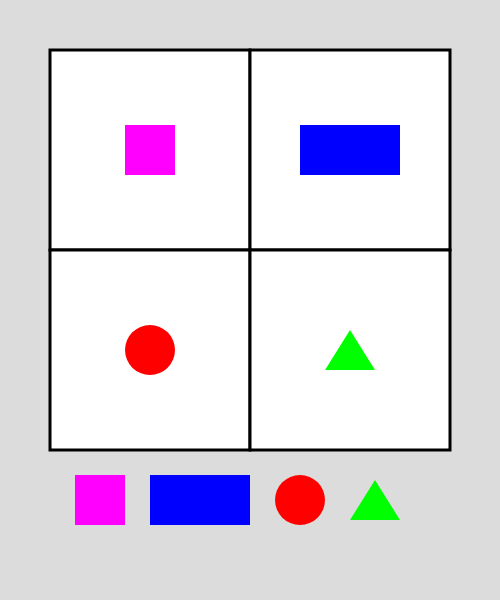
Frame 1 (no input)
Frame 60 (no input): identical to frame 1, image omitted
Frame 120 (the mouse pressed at the canvas centre since frame 60): identical to frame 1, image omitted

The p5.js sketch that drew this single still picture (run headless with seeded random() and noise() and a simulated clock; from frame 60 on, the mouse is pressed at the canvas centre):

// p5.js sketch
// ── sketch.js
//Arreglo de las casillas de fondo//
let casillas=[];

//Formas de las casillas//
let c1;
let r;
let c2;
let t;

//Formas movibles//
let cuadrado;
let rectangulo;
let circulo;
let triangulo;

function setup() {
  createCanvas(500, 600);
  //Creamos los espacio en el arreglo//
  casillas.push(new Prision(150,150));
  casillas.push(new Prision(350,150));
  casillas.push(new Prision(150,350));
  casillas.push(new Prision(350,350));

  //Definimos las formas dentro de las casillas//
  c1= new Cuadrado(100,500,50);
  r= new Rectangulo(200,500,50);
  c2= new Circulo(300,500,50);
  t= new Triangulo(350,520);

  //Definimos las formas que se mueven//
  cuadrado= new Cuadrado(150,150,50);
  rectangulo= new Rectangulo(350,150,50);
  circulo= new Circulo(150,350,50);
  triangulo= new Triangulo(325,370);

  
}

function draw() {
  background(220);
  //Pintamos las casillas del fondo//
  for (let index = 0; index < casillas.length; index++) {
    casillas[index].printPrision();
  }
  //Pintamos las formas de cada casilla//
  c1.drawCuadrado();
  r.drawRectangulo();
  c2.drawCirculo();
  t.drawTriangulo();

  //Pintamos las formas movibles
  cuadrado.drawCuadrado();
  rectangulo.drawRectangulo();
  circulo.drawCirculo();
  triangulo.drawTriangulo();
}


function mousePressed(){
  
}

function mouseDragged(){
  
}

function mouseRelease(){
  
}

// ── Circulo.js
class Circulo{
    //Constructor de circulos//
    constructor(x, y, diameter){
        this.x=x;
        this.y=y;
        this.diameter=diameter;
    }
    //Metodo para pintar circulos//
    drawCirculo(){
        fill(255,0,0);
        noStroke();
        ellipse(this.x, this.y, this.diameter, this.diameter);
        stroke(1);
    }
}
// ── Cuadrado.js
class Cuadrado{
    //Constructor de los cuadrados//
    constructor(x, y, side){
        this.x=x;
        this.y=y;
        this.side=side;
    }
    //Metodo para pintar los cuadrados//
    drawCuadrado(){
        fill(255,0,255);
        noStroke();
        rectMode(CENTER);
        rect(this.x, this.y, this.side, this.side);
        rectMode(CORNER);
        stroke(1);
    }
}
// ── Prision.js
class Prision{
    //Constructor de las casillas//
    constructor(x, y){
        this.x=x;
        this.y=y;
    }
    //Metodo para pintar casillas//
    printPrision(){
        fill(255);
        stroke(0);
        strokeWeight(3);
        rectMode(CENTER);
        rect(this.x, this.y, 200, 200);
        rectMode(CORNER);
        stroke(0);
        strokeWeight(1);
    }
}
// ── Rectangulo.js
class Rectangulo{
    //Constructor de los rectangulos//
    constructor(x, y, side){
        this.x=x;
        this.y=y;
        this.side=side;
    }
    //Metodo para pintar rectangulos//
    drawRectangulo(){
        fill(0,0,255);
        noStroke();
        rectMode(CENTER);
        rect(this.x, this.y, this.side*2, this.side);
        rectMode(CORNER);
        stroke(1);
    }
    
}
// ── Triangulo.js
class Triangulo{
    //Constructor del triangulo//
    constructor(x, y){
        this.x=x;
        this.y=y;
    }
    //Metodo para pintar triangulos//
    drawTriangulo(){
        fill(0,255,0);
        noStroke();
        triangle(this.x, this.y, this.x+25, this.y-40,this.x+50,this.y);
        stroke(1);
    }
}
